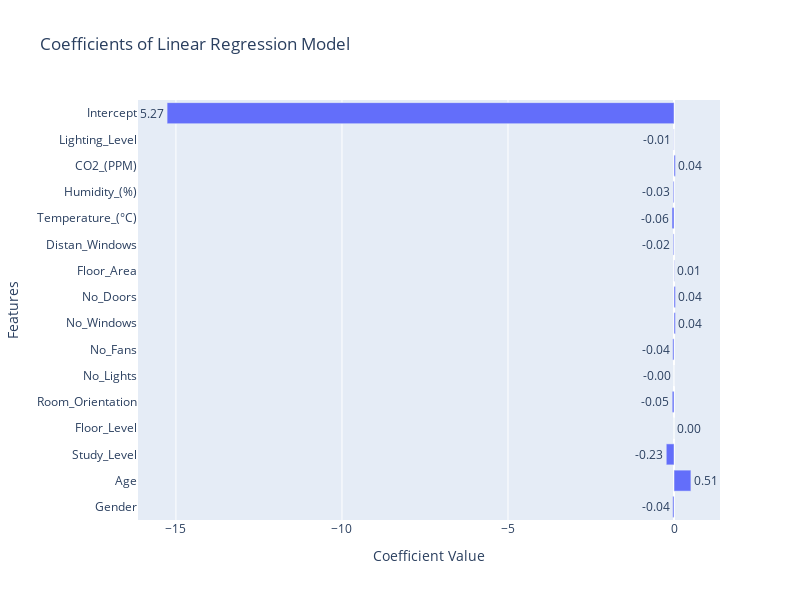

The code cell stored with this chart in its notebook:
### Code cell
import plotly.graph_objects as go

# Create a horizontal bar chart for coefficients
fig = go.Figure()
fig.add_trace(go.Bar(y=features + ['Intercept'], x=coefficients + [intercept],
                     text=[f'{coef:.2f}' for coef in coefficients] + [f'{intercept:.2f}'],
                     textposition='outside',
                     orientation='h'))

fig.update_layout(title='Coefficients of Linear Regression Model',
                  xaxis_title='Coefficient Value',
                  yaxis_title='Features',
                  width=800,
                  height=600)

fig.show()

### Figure 1 — Plotly figure (JSON) as saved in the notebook; plotly's stock layout.template omitted (floating-point values rounded to 4 significant figures)
{"data": [{"orientation": "h", "text": ["-0.04", "0.51", "-0.23", "0.00", "-0.05", "-0.00", "-0.04", "0.04", "0.04", "0.01", "-0.02", "-0.06", "-0.03", "0.04", "-0.01", "-15.27"], "textposition": "outside", "type": "bar", "x": [-0.03893, 0.5082, -0.2336, 0.0002629, -0.0543, -0.0008938, -0.0386, 0.04129, 0.04313, 0.01023, -0.02292, -0.06023, -0.02549, 0.04172, -0.006216, -15.27], "y": ["Gender", "Age", "Study_Level", "Floor_Level", "Room_Orientation", "No_Lights", "No_Fans", "No_Windows", "No_Doors", "Floor_Area", "Distan_Windows", "Temperature_(°C)", "Humidity_(%)", "CO2_(PPM)", "Lighting_Level", "Intercept"]}], "layout": {"height": 600, "title": {"text": "Coefficients of Linear Regression Model"}, "width": 800, "xaxis": {"title": {"text": "Coefficient Value"}}, "yaxis": {"title": {"text": "Features"}}}}
